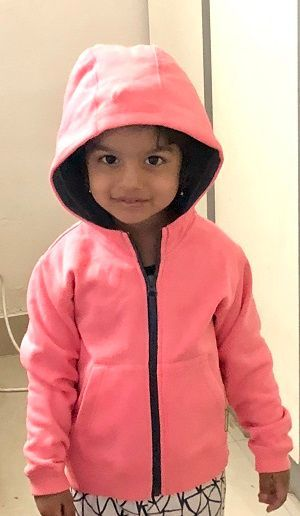
#> input picture 3-building-deep-nn-with-pytorch/images/Hemanvi.jpeg, 300 x 516 px, found by its file name
$ jupyter execute 02-inspecting-color-images.ipynb
#> lines starting #> are read from the running program, lines starting #| are printed output that depends on the picture
# Inspecting Color Images

[cell 1]
# Imports

import cv2
import matplotlib.pyplot as plt

[cell 2]
# Load Image
img = cv2.imread('D:/book-implementations/packt-modern-computer-vision-with-pytorch/3-building-deep-nn-with-pytorch/images/Hemanvi.jpeg')
#> img is the input picture: shape (516, 300, 3); mean B, G, R 143.3, 154.1, 216.1

# Crop Image
img = img[50:250, 40:240, :]
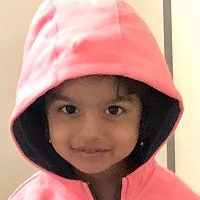
#> img: shape (200, 200, 3); mean B, G, R 133.9, 145.3, 190.8

# Color
img = cv2.cvtColor(img, cv2.COLOR_BGR2RGB)

# Plot image
plt.imshow(img)

print(img.shape)
#| (200, 200, 3)

[cell 3]
# Bottom right 3x3 array

crop = img[-3:, -3:, :]

print(crop)
#| [[[254 153 143]
#|   [253 157 145]
#|   [239 156 140]]
#|  [[250 143 133]
#|   [252 150 138]
#|   [246 157 141]]
#|  [[252 141 132]
#|   [252 145 135]
#|   [249 151 138]]]

plt.imshow(crop)
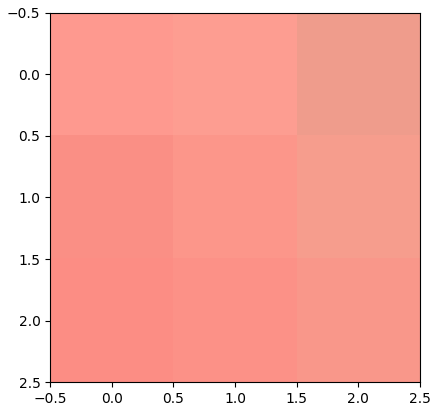
#> figure drawn by matplotlib, 1 panel
